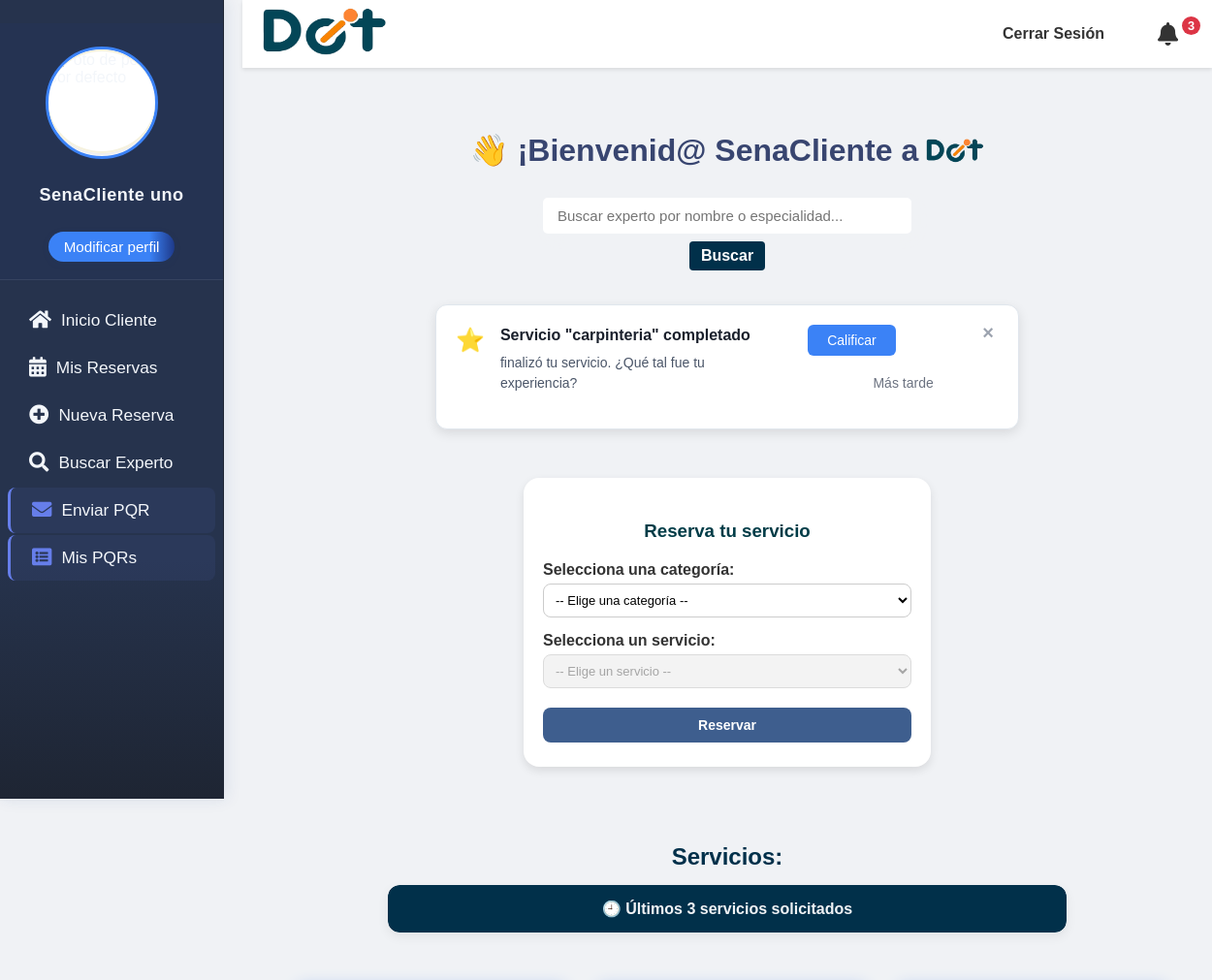
The page /principal/ (signed in, upper part) on the database as committed earlier.
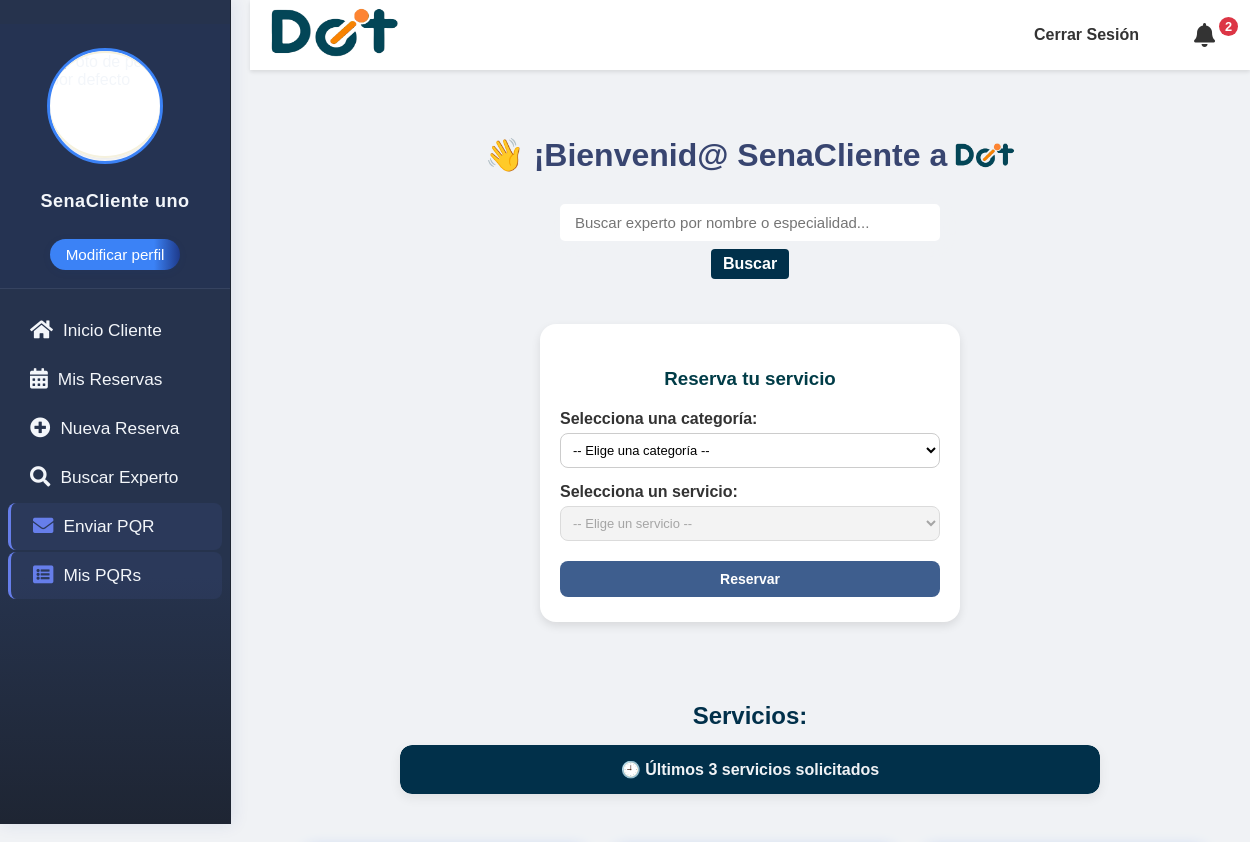
The same page on the database as committed later.
### doit_app/models.py (models this page shows, shortened)
class Reserva(models.Model):
    Fecha = models.DateField(verbose_name="Fecha de Reserva")
    Hora = models.TimeField(verbose_name="Hora de Reserva")
    direccion = models.CharField(max_length=255, verbose_name="Dirección del Servicio")
    descripcion = models.TextField(verbose_name="Descripción del Servicio")
    detallesAdicionales = models.TextField(blank=True, null=True, verbose_name="Detalles Adicionales")
    ciudad = models.ForeignKey(Ciudad, on_delete=models.CASCADE, verbose_name="Ciudad del Servicio")
    pais = models.ForeignKey(Pais, on_delete=models.CASCADE, verbose_name="País del Servicio")
    metodoDePago = models.ForeignKey(
        Metodo,
        on_delete=models.SET_NULL,
        null=True,
        blank=True,
        verbose_name="Método de Pago Preferido"
    )
    idUsuario = models.ForeignKey(
        settings.AUTH_USER_MODEL,
        on_delete=models.CASCADE,
        related_name='reservas_realizadas',
        verbose_name="Cliente que Reserva"
    )
    idServicios = models.ForeignKey(Servicios, on_delete=models.CASCADE, verbose_name="Servicio Solicitado")
    idEstado = models.ForeignKey(
        Estado,
        on_delete=models.SET_DEFAULT,
        default=1,
        verbose_name="Estado de la Reserva"
    )
    experto_asignado = models.ForeignKey(
        settings.AUTH_USER_MODEL,
        on_delete=models.SET_NULL,
        null=True,
        blank=True,
        related_name='reservas_aceptadas',
        limit_choices_to={'tipo_usuario': 'experto'},
        verbose_name="Experto Asignado"
    )
    experto_solicitado = models.ForeignKey(
            settings.AUTH_USER_MODEL,
            on_delete=models.SET_NULL,
            null=True,
            blank=True,
            related_name='reservas_solicitadas',
            limit_choices_to={'tipo_usuario': 'experto'},
            verbose_name="Experto Solicitado"
        )
    pago_ofrecido = models.DecimalField(
        max_digits=10,
        decimal_places=2,
        blank=True,
        null=True,
        verbose_name="Pago Ofrecido por el Cliente"
    )
    motivo_cancelacion = models.TextField(
        blank=True,
        null=True,
        verbose_name="Motivo de Cancelación"
    )
    servicio_iniciado = models.BooleanField(default=False, verbose_name="Servicio Iniciado")
    servicio_finalizado = models.BooleanField(default=False, verbose_name="Servicio Finalizado")
    comentario_durante_servicio = models.TextField(blank=True, null=True, verbose_name="Comentario del Experto")
    duracion_estimada = models.CharField(max_length=50, null=True, blank=True, verbose_name="duracion del servicio")
    comentario_cliente = models.TextField(blank=True, null=True, verbose_name="Comentario del Cliente")
    notificacion_calificar_descartada = models.BooleanField(default=False, verbose_name="Notificación de Calificar Descartada")
    creado_en = models.DateTimeField(auto_now_add=True)
    actualizado_en = models.DateTimeField(auto_now=True)
    class Meta:
        verbose_name = "Reserva"
        verbose_name_plural = "Reservas"
        db_table = "Reserva"
        app_label = "doit_app"

class Servicios(models.Model):
    NombreServicio = models.CharField(max_length=50, verbose_name="Nombre del servicio")
    idCategorias = models.ForeignKey(Categorias, on_delete=models.CASCADE, verbose_name="Categoría del servicio")
    class Meta:
        verbose_name = "Servicio"
        verbose_name_plural = "Servicios"
        db_table = "Servicios"
        app_label = "doit_app"

### doit_app/views.py (the view, shortened to what this page needs)
# urls.py: path('principal/', views.principal, name='principal'),
@login_required
def principal(request):
    User = get_user_model()
    usuario_actualizado = User.objects.get(id=request.user.id)
    if usuario_actualizado.tipo_usuario == 'experto':
        return redirect('dashboard_experto')
    elif usuario_actualizado.tipo_usuario == 'admin':
        return redirect('admin_principal')
    categorias = Categorias.objects.all()
    servicios = Servicios.objects.all()
    servicios_por_categoria = {
        cat.Nombre: list(servicios.filter(idCategorias=cat))
        for cat in categorias
    }
    ultimas_reservas = Reserva.objects.filter(
        idUsuario=request.user
    ).exclude(
        Q(idEstado__Nombre='Cancelado') | Q(idEstado__Nombre='Completada')
    ).order_by('-Fecha', '-Hora')[:3]
    try:
        estado_aceptada = Estado.objects.get(Nombre='Aceptada')
    except Estado.DoesNotExist:
        estado_aceptada = None
    reserva_aceptada = None
    if estado_aceptada:
        try:
            estado_cancelado = Estado.objects.get(Nombre='Cancelado')
            estado_finalizado = Estado.objects.get(Nombre='Finalizado')
            reserva_aceptada = Reserva.objects.filter(
                idUsuario=request.user,
                idEstado=estado_aceptada,
                experto_asignado__isnull=False,
                servicio_finalizado=False  # Solo servicios no finalizados
            ).exclude(
                Q(idEstado=estado_cancelado) | Q(idEstado=estado_finalizado)
            ).order_by('-Fecha', '-Hora').first()
            if reserva_aceptada:
                print(f"🟢 DEBUG: Reserva aceptada encontrada - ID: {reserva_aceptada.id}, Estado: {reserva_aceptada.idEstado.Nombre}")
                if reserva_aceptada.idEstado.Nombre in ['Cancelado', 'Finalizado']:
                    print("🚨 ERROR: Se encontró una reserva cancelada/finalizada cuando no debería!")
                    reserva_aceptada = None
            else:
                print("🔵 DEBUG: No se encontró ninguna reserva aceptada activa")
        except Estado.DoesNotExist as e:
            print(f"⚠️ Estado no encontrado: {e}")
            reserva_aceptada = None
    mensajes_no_leidos = {}
    puede_calificar = False
    servicio_para_calificar = None
    if not servicio_para_calificar:
        servicios_sin_calificar = Reserva.objects.filter(
            idUsuario=request.user,
            servicio_finalizado=True,
            idEstado__Nombre='Finalizado',
            notificacion_calificar_descartada=False  # NUEVO: Solo mostrar si no se descartó
        ).exclude(
            id__in=Calificaciones.objects.filter(
                calificado_por=request.user,
                tipo='cliente_a_experto'
            ).values_list('reserva_id', flat=True)
        ).order_by('-actualizado_en').first()
        if servicios_sin_calificar:
            servicio_para_calificar = servicios_sin_calificar
            puede_calificar = True
    expertos = CustomUser.objects.filter(tipo_usuario='experto', verificado='aprobado')
    disponibilidad_por_experto = {
        experto.id: Disponibilidad.objects.filter(experto=experto)
        for experto in expertos
    }
    reserva_cancelada_info = None
    if 'mensaje_reserva' in request.session:
        pass
    return render(request, 'principal.html', {
        'categorias': categorias,
        'servicios_por_categoria': servicios_por_categoria,
        'ultimas_reservas': ultimas_reservas,
        'reserva_aceptada': reserva_aceptada,
        'mensajes_no_leidos': mensajes_no_leidos,
        'puede_calificar': puede_calificar,
        'servicio_para_calificar': servicio_para_calificar,  # 🔥 NUEVO: servicio específico para calificar
        'reserva_cancelada_info': reserva_cancelada_info,  # 🔥 NUEVO: información de cancelación una sola vez
        'expertos': expertos,
        'disponibilidad_por_experto': disponibilidad_por_experto,
    })

### doit_app/context_processors.py (called while the page is built, shortened)
def notificaciones_context(request):
    context = {}
    try:
        if request.user.is_authenticated:
            notificaciones_no_leidas = Notificacion.objects.filter(usuario=request.user, leida=False).count()
            context['notificaciones_no_leidas'] = notificaciones_no_leidas
        else:
            context['notificaciones_no_leidas'] = 0
            context['promedio_calificacion'] = 0
    except Exception:
        context = {
            'notificaciones_no_leidas': 0,
            'promedio_calificacion': 0
        }
    return context

### doit_app/models.py (called while the page is built)
    def is_usuario_normal(self):
        return self.tipo_usuario == 'cliente'

    def is_experto(self):
        return self.tipo_usuario == 'experto'

### doit_app/templates/principal.html (shortened to what this page needs)
{% extends "base.html" %}
{% load static %}
{% block extra_css %}
<link rel="stylesheet" href="{% static 'css/principal.css' %}">
<link rel="stylesheet" href="{% static 'css/modperf_cliente.css' %}">
{% endblock %}
{% block content %}
<div class="banner-bienvenida">
    <div class="contenido-banner">
        <h1>👋 ¡Bienvenid@
            {% if user.is_authenticated %}
                {% if user.first_name %}
                    {{ user.first_name }}
                {% elif user.username %}
                    {{ user.username }}
                {% endif %}
            {% endif %}
            a
            <img src="{% static 'images/Doit_logo.png' %}" alt="Logo Doit" width="80">
        </h1>
        <form action="{% url 'busc_experto' %}" method="get" class="search-experto-form" style="position:relative;">
            <input type="text" name="q" placeholder="Buscar experto por nombre o especialidad...">
            <button type="submit">Buscar</button>
        </form>
    </div>
</div>
{% if servicio_para_calificar and puede_calificar %}
<div class="calificar-notificacion" id="notificacion-calificar">
    <div class="calificar-contenido">
        <div class="calificar-icono">⭐</div>
        <div class="calificar-texto">
            <div class="calificar-titulo">Servicio "{{ servicio_para_calificar.idServicios.NombreServicio }}" completado</div>
            <div class="calificar-descripcion">
                {{ servicio_para_calificar.experto_asignado.get_full_name }} finalizó tu servicio.
                ¿Qué tal fue tu experiencia?
            </div>
        </div>
        <div class="calificar-acciones">
            <a href="{% url 'calificar_reserva' servicio_para_calificar.id %}" class="calificar-btn-primary">
                Calificar
            </a>
            <button type="button"
                    class="calificar-btn-secondary"
                    onclick="recordarMasTarde({{ servicio_para_calificar.id }})">
                Más tarde
            </button>
        </div>
        <button type="button"
                class="calificar-cerrar"
                onclick="ocultarNotificacionCalificar()">
            ×
        </button>
    </div>
</div>
{% endif %}
<section class="seccion-servicios">
    <div class="tarjeta-servicio">
        <h3>Reserva tu servicio</h3>
        <div class="grupo-formulario">
            <label for="categoria">Selecciona una categoría:</label>
            <select id="categoria" class="form-control">
                <option value="" selected disabled>-- Elige una categoría --</option>
            </select>
        </div>
        <div class="grupo-formulario">
            <label for="servicio">Selecciona un servicio:</label>
            <select id="servicio" disabled class="form-control">
                <option value="" selected>-- Elige un servicio --</option>
            </select>
        </div>
        <a id="reservarLink" href="{% url 'reserva' %}">
            <button id="reservarBtn" type="button" disabled class="btn btn-primary">Reservar</button>
        </a>
    </div>
</section>
<div class="seccion-servicios-recentes">
    <h2>Servicios:</h2>
    <details class="contenedor-desplegable-servicios">
        <summary>🕘 Últimos 3 servicios solicitados</summary>
    </details>
</div>
<div class="servicios">
</div>
{% endblock content %}

### doit_app/templates/base.html (shortened to what the changed rows need)
<!DOCTYPE html>
<html lang="es">
{% load static %}
<head>
    <link rel="stylesheet" href="{% static 'css/styles.css' %}">
    <link rel="stylesheet" href="{% static 'css/calificaciones.css' %}">
    <link rel="stylesheet" href="https://cdnjs.cloudflare.com/ajax/libs/font-awesome/5.15.4/css/all.min.css">
    {% block extra_css %}
    {% endblock %}
</head>
<body>
    <div id="content-wrapper">
        <header>
            <nav class="navbar navbar-light bg-light">
                <ul class="nav-links">
                    <li style="position:relative;">
                        <a href="{% url 'notificaciones' %}" id="notificaciones-link" style="position:relative;">
                            <i class="fa fa-bell" style="font-size:1.5em;"></i>
                            {% if notificaciones_no_leidas and notificaciones_no_leidas > 0 %}
                                <span id="notificaciones-badge" style="position:absolute;top:-5px;right:-8px;background:#dc3545;color:white;border-radius:50%;padding:2px 6px;font-size:0.8em;">{{ notificaciones_no_leidas }}</span>
                            {% endif %}
                        </a>
                    </li>
                </ul>
            </nav>
        </header>
        <main>
            {% block content %}
            {% endblock %}
        </main>
    </div>
</body>
</html>

Rows that differ between the two databases and show on the page:
no longer on this page (row edited): Reserva: idServicios.NombreServicio "carpinteria"
Other text that changed with them:
{{ notificaciones_no_leidas }}: "3" → "2"
text no longer shown: "⭐ Servicio \" \" completado finalizó tu servicio. ¿Qué tal fue tu experiencia? Calificar Más tarde ×"
